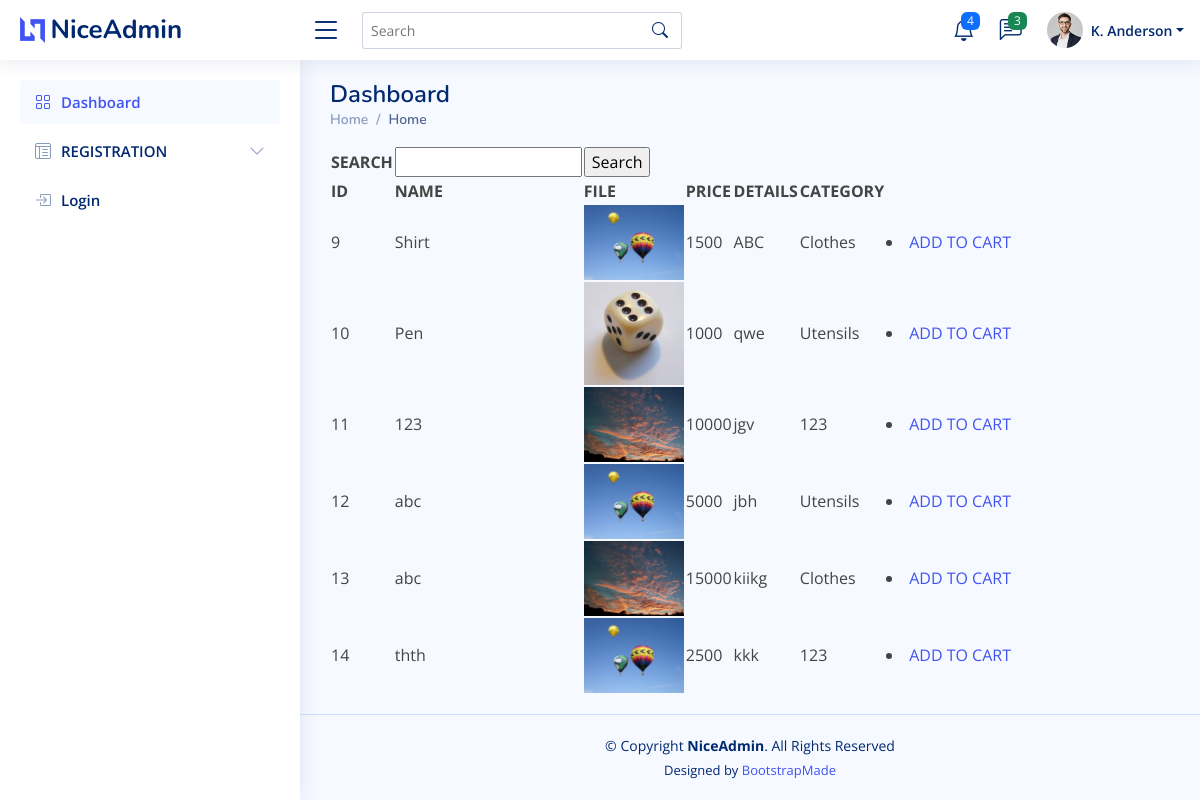
Screenshot of /viewproduct_buy/ with the database file from the repository.
### seller/models.py (models this page shows)
class product_tb(models.Model):
    Name=models.CharField(max_length=20)
    File=models.FileField()
    Price=models.IntegerField()
    Stock=models.IntegerField()
    Details=models.CharField(max_length=20)
    Categoryid=models.ForeignKey('Site_admin.category_tb',on_delete=models.CASCADE)
    Sellerid=models.ForeignKey(seller_tb,on_delete=models.CASCADE)

### Site_admin/models.py (models this page shows)
class category_tb(models.Model):
    Category_Name=models.CharField(max_length=20)

### buyer/views.py (the view)
# urls.py: path('viewproduct_buy/',buyerview.viewproduct_buy,name="viewproduct_buy"),
def viewproduct_buy(request):
    user=product_tb.objects.all()
    return render(request,'viewproduct_buy.html',{'vp':user})

### templates/viewproduct_buy.html (shortened to what this page needs)
{% extends 'commonbase.html' %}
{% block content %}
<html>
    <body>
        <table>
            <form action="{% url 'searchAction' %}" method="post">
            <tr>
                <th>SEARCH</th>
                <td><input type="text" name="search"></td>
                <td><input type="submit" name="Search" value="Search"></td>
            </tr>
            <tr>
                <th>ID</th>
                <th>NAME</th>
                <th>FILE</th>
                <th>PRICE</th>
                <th>DETAILS</th>
                <th>CATEGORY</th>
            </tr>
            {% for v in vp %}
            <tr>
                <td>{{v.id}}</td>
                <td>{{v.Name}}</td>
                <td><img src="{{v.File.url}}" height="=100px" width="100px"></td>
                <td>{{v.Price}}</td>
                <td>{{v.Details}}</td>
                <td>{{v.Categoryid.Category_Name}}</td>
                <td><li><a href="{% url 'addtocart' v.id%}">ADD TO CART</a></li></td>
            </tr>
            {% endfor %}
        </form>
        </table>
    </body>
</html>
{% endblock %}

### static/NiceAdmin/assets/css/style.css (style rules this page uses)
:root { scroll-behavior: smooth; }
body { font-family: "Open Sans", sans-serif; background: #f6f9ff; color: #444444; }
a { color: #4154f1; text-decoration: none; }

### rows the page displays
product_tb: id "9", Name "Shirt", File (picture), Price "1500", Details "ABC", Categoryid.Category_Name "Clothes"
product_tb: id "10", Name "Pen", File (picture), Price "1000", Details "qwe", Categoryid.Category_Name "Utensils"
product_tb: id "11", Name "123", File (picture), Price "10000", Details "jgv", Categoryid.Category_Name "123"
product_tb: id "12", Name "abc", File (picture), Price "5000", Details "jbh", Categoryid.Category_Name "Utensils"
product_tb: id "13", Name "abc", File (picture), Price "15000", Details "kiikg", Categoryid.Category_Name "Clothes"
product_tb: id "14", Name "thth", File (picture), Price "2500", Details "kkk", Categoryid.Category_Name "123"
